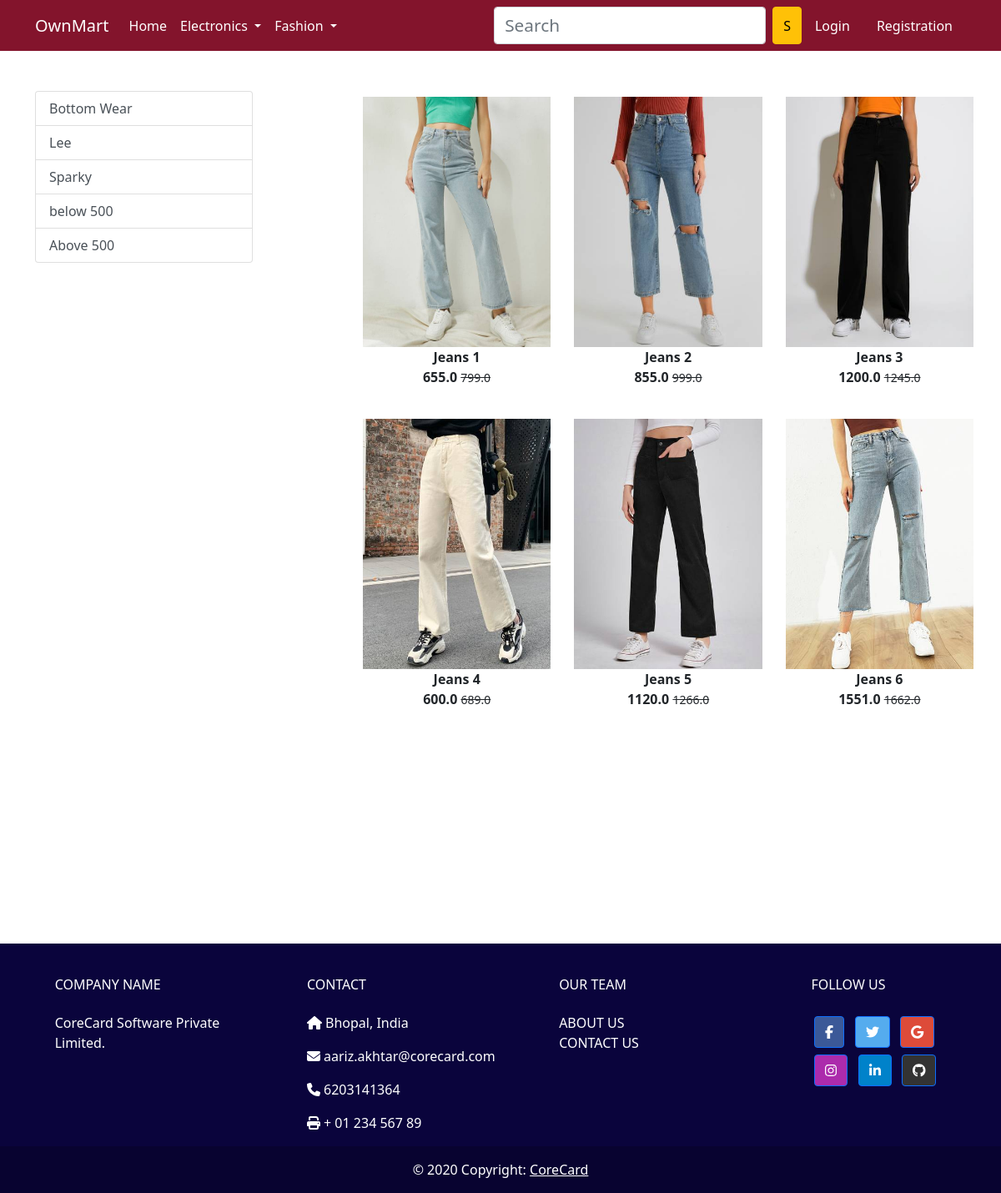
The app's page /bottomwear/ with its own data.
### app/models.py (models this page shows, shortened)
class Product(models.Model):
	title = models.CharField(max_length=100)
	selling_price = models.FloatField()
	discounted_price = models.FloatField()
	description = models.TextField()
	brand = models.CharField(max_length=100)
	category = models.CharField(choices=CATEGORY_CHOICES,max_length=2)
	product_image = models.ImageField(upload_to='productimg')

### app/views.py (the view)
# urls.py: path('bottomwear/', views.bottomwear, name='bottomwear'),
def bottomwear(request,data=None):
	totalitem = 0
	if request.user.is_authenticated:
		totalitem = len(Cart.objects.filter(user=request.user))
	if data == None:
		bottomwears = Product.objects.filter(category='BW')
	elif data == 'Lee' or data == 'Sparky':
		bottomwears = Product.objects.filter(category='BW').filter(brand=data)
	elif data == 'below':
		bottomwears = Product.objects.filter(category='BW').filter(discounted_price__lt=500)
	elif data == 'above':
		bottomwears = Product.objects.filter(category='BW').filter(discounted_price__gt=500)
	return render(request, 'app/bottomwear.html',{'bottomwears':bottomwears,'totalitem':totalitem})

### app/templates/app/bottomwear.html (shortened to what this page needs)
{% extends 'app/base.html' %}
{% load static %}
{% block main-content %}
<div class="container my-5">
 <div class="row">
  <div class="col-sm-3">
   <div class="list-group">
  <a href="{% url 'bottomwear' %}" class="list-group-item list-group-item-action" aria-current="true">
    Bottom Wear
  </a>
  <a href="{% url 'bottomweardata' 'Lee' %}" class="list-group-item list-group-item-action" aria-current="true">Lee</a>
  <a href="{% url 'bottomweardata' 'Sparky' %}" class="list-group-item list-group-item-action" aria-current="true">Sparky</a>
  <a href="{% url 'bottomweardata' 'below' %}" class="list-group-item list-group-item-action" aria-current="true">below 500</a>
  <a href="{% url 'bottomweardata' 'above' %}" class="list-group-item list-group-item-action" aria-current="true">Above 500</a>
</div>
  </div>
  <div class="col-sm-8 offset-sm-1">
   <div class="row">
   	{% for product in bottomwears %}
   	<div class="col-sm-4 text-center mb-4">
   		<a href="{% url 'product-detail' product.id %}" class="btn">
   			<div class="item">
   				<img src="{{product.product_image.url}}" height="300">
   				<div class="fw-bold">{{product.title}}</div>
   				<div class="fw-bold">{{product.discounted_price}}
   					<small class="fw-light text-decoration-line-through">
   						{{product.selling_price}}
   					</small>
   				</div>
   			</div>
   		</a>
   	</div>
   	{% endfor %}
   </div>
  </div>
 </div>
</div>
{% endblock main-content %}

### records on screen
Product: product_image (picture), title "Jeans 1", discounted_price "655.0", selling_price "799.0"
Product: product_image (picture), title "Jeans 2", discounted_price "855.0", selling_price "999.0"
Product: product_image (picture), title "Jeans 3", discounted_price "1200.0", selling_price "1245.0"
Product: product_image (picture), title "Jeans 4", discounted_price "600.0", selling_price "689.0"
Product: product_image (picture), title "Jeans 5", discounted_price "1120.0", selling_price "1266.0"
Product: product_image (picture), title "Jeans 6", discounted_price "1551.0", selling_price "1662.0"
